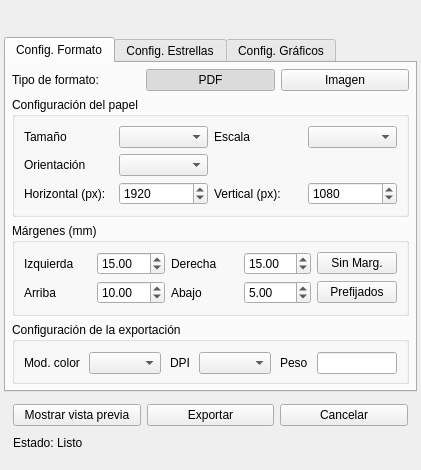
<?xml version="1.0" encoding="UTF-8"?>
<ui version="4.0">
 <class>SkyChartExporterDialog</class>
 <widget class="QWidget" name="SkyChartExporterDialog">
  <property name="geometry">
   <rect>
    <x>0</x>
    <y>0</y>
    <width>400</width>
    <height>470</height>
   </rect>
  </property>
  <property name="sizePolicy">
   <sizepolicy hsizetype="Preferred" vsizetype="Minimum">
    <horstretch>0</horstretch>
    <verstretch>0</verstretch>
   </sizepolicy>
  </property>
  <property name="windowTitle">
   <string>Sky Chart Exporter</string>
  </property>
  <layout class="QVBoxLayout" name="verticalLayoutMain">
   <property name="spacing">
    <number>3</number>
   </property>
   <property name="sizeConstraint">
    <enum>QLayout::SizeConstraint::SetMinimumSize</enum>
   </property>
   <property name="leftMargin">
    <number>4</number>
   </property>
   <property name="topMargin">
    <number>4</number>
   </property>
   <property name="rightMargin">
    <number>4</number>
   </property>
   <property name="bottomMargin">
    <number>4</number>
   </property>
   <item>
    <widget class="TitleBar" name="titleBar">
     <property name="maximumSize">
      <size>
       <width>16777215</width>
       <height>30</height>
      </size>
     </property>
     <property name="title" stdset="0">
      <string>Sky Chart Exporter</string>
     </property>
    </widget>
   </item>
   <item>
    <widget class="QTabWidget" name="Especfico">
     <property name="sizePolicy">
      <sizepolicy hsizetype="Expanding" vsizetype="Minimum">
       <horstretch>0</horstretch>
       <verstretch>0</verstretch>
      </sizepolicy>
     </property>
     <property name="tabShape">
      <enum>QTabWidget::TabShape::Rounded</enum>
     </property>
     <property name="currentIndex">
      <number>0</number>
     </property>
     <widget class="QWidget" name="Configuracionpapel">
      <attribute name="title">
       <string>Config. Formato</string>
      </attribute>
      <layout class="QVBoxLayout" name="verticalLayoutPaperTab">
       <property name="spacing">
        <number>6</number>
       </property>
       <property name="leftMargin">
        <number>6</number>
       </property>
       <property name="topMargin">
        <number>6</number>
       </property>
       <property name="rightMargin">
        <number>6</number>
       </property>
       <property name="bottomMargin">
        <number>6</number>
       </property>
       <item>
        <layout class="QHBoxLayout" name="horizontalLayoutFormatType">
         <item>
          <widget class="QLabel" name="label">
           <property name="text">
            <string>Tipo de formato:</string>
           </property>
          </widget>
         </item>
         <item>
          <widget class="QPushButton" name="buttonFormatPDF">
           <property name="text">
            <string>PDF</string>
           </property>
           <property name="checkable">
            <bool>true</bool>
           </property>
           <property name="checked">
            <bool>true</bool>
           </property>
          </widget>
         </item>
         <item>
          <widget class="QPushButton" name="buttonFormatImage">
           <property name="text">
            <string>Imagen</string>
           </property>
           <property name="checkable">
            <bool>true</bool>
           </property>
          </widget>
         </item>
        </layout>
       </item>
       <item>
        <widget class="QGroupBox" name="groupPaper">
         <property name="sizePolicy">
          <sizepolicy hsizetype="Preferred" vsizetype="Minimum">
           <horstretch>0</horstretch>
           <verstretch>0</verstretch>
          </sizepolicy>
         </property>
         <property name="title">
          <string>Configuración del papel</string>
         </property>
         <layout class="QGridLayout" name="gridLayoutPaper">
          <item row="0" column="0">
           <widget class="QLabel" name="labelPaperSize">
            <property name="text">
             <string>Tamaño</string>
            </property>
           </widget>
          </item>
          <item row="0" column="1">
           <widget class="QComboBox" name="comboPaperSize"/>
          </item>
          <item row="0" column="3">
           <widget class="QComboBox" name="comboScale"/>
          </item>
          <item row="0" column="2">
           <widget class="QLabel" name="labelColorMode">
            <property name="text">
             <string>Escala</string>
            </property>
           </widget>
          </item>
          <item row="1" column="0">
           <widget class="QLabel" name="labelOrientation">
            <property name="text">
             <string>Orientación</string>
            </property>
           </widget>
          </item>
          <item row="1" column="1">
           <widget class="QComboBox" name="comboOrientation"/>
          </item>
          <item row="2" column="0">
           <widget class="QLabel" name="labelCustomWidth">
            <property name="text">
             <string>Horizontal (px):</string>
            </property>
           </widget>
          </item>
          <item row="2" column="1">
           <widget class="QSpinBox" name="spinCustomWidth">
            <property name="maximum">
             <number>99999</number>
            </property>
            <property name="value">
             <number>1920</number>
            </property>
           </widget>
          </item>
          <item row="2" column="2">
           <widget class="QLabel" name="labelCustomHeight">
            <property name="text">
             <string>Vertical (px):</string>
            </property>
           </widget>
          </item>
          <item row="2" column="3">
           <widget class="QSpinBox" name="spinCustomHeight">
            <property name="maximum">
             <number>99999</number>
            </property>
            <property name="value">
             <number>1080</number>
            </property>
           </widget>
          </item>
         </layout>
        </widget>
       </item>
       <item>
        <widget class="QGroupBox" name="groupMargins">
         <property name="sizePolicy">
          <sizepolicy hsizetype="Preferred" vsizetype="Minimum">
           <horstretch>0</horstretch>
           <verstretch>0</verstretch>
          </sizepolicy>
         </property>
         <property name="title">
          <string>Márgenes (mm)</string>
         </property>
         <layout class="QGridLayout" name="gridLayoutMargins">
          <item row="1" column="6">
           <widget class="QPushButton" name="buttonDefaultMargins">
            <property name="text">
             <string>Prefijados</string>
            </property>
           </widget>
          </item>
          <item row="1" column="3">
           <widget class="QLabel" name="labelMarginBottom">
            <property name="text">
             <string>Abajo</string>
            </property>
           </widget>
          </item>
          <item row="0" column="6">
           <widget class="QPushButton" name="buttonNoMargins">
            <property name="text">
             <string>Sin Marg.</string>
            </property>
           </widget>
          </item>
          <item row="1" column="0">
           <widget class="QLabel" name="labelMarginTop">
            <property name="text">
             <string>Arriba</string>
            </property>
           </widget>
          </item>
          <item row="0" column="0">
           <widget class="QLabel" name="labelMarginLeft">
            <property name="text">
             <string>Izquierda</string>
            </property>
           </widget>
          </item>
          <item row="0" column="1">
           <widget class="QDoubleSpinBox" name="spinMarginLeft">
            <property name="maximum">
             <double>100.000000000000000</double>
            </property>
            <property name="value">
             <double>15.000000000000000</double>
            </property>
           </widget>
          </item>
          <item row="0" column="3">
           <widget class="QLabel" name="labelMarginRight">
            <property name="text">
             <string>Derecha</string>
            </property>
           </widget>
          </item>
          <item row="1" column="1">
           <widget class="QDoubleSpinBox" name="spinMarginTop">
            <property name="maximum">
             <double>100.000000000000000</double>
            </property>
            <property name="value">
             <double>10.000000000000000</double>
            </property>
           </widget>
          </item>
          <item row="0" column="4">
           <widget class="QDoubleSpinBox" name="spinMarginRight">
            <property name="maximum">
             <double>100.000000000000000</double>
            </property>
            <property name="value">
             <double>15.000000000000000</double>
            </property>
           </widget>
          </item>
          <item row="1" column="4">
           <widget class="QDoubleSpinBox" name="spinMarginBottom">
            <property name="maximum">
             <double>100.000000000000000</double>
            </property>
            <property name="value">
             <double>5.000000000000000</double>
            </property>
           </widget>
          </item>
         </layout>
        </widget>
       </item>
       <item>
        <widget class="QGroupBox" name="groupBox_2">
         <property name="sizePolicy">
          <sizepolicy hsizetype="Preferred" vsizetype="Minimum">
           <horstretch>0</horstretch>
           <verstretch>0</verstretch>
          </sizepolicy>
         </property>
         <property name="title">
          <string>Configuración de la exportación</string>
         </property>
         <layout class="QGridLayout" name="gridLayoutPrint">
          <property name="rightMargin">
           <number>9</number>
          </property>
          <property name="bottomMargin">
           <number>6</number>
          </property>
          <property name="horizontalSpacing">
           <number>9</number>
          </property>
          <property name="verticalSpacing">
           <number>6</number>
          </property>
          <item row="0" column="0">
           <widget class="QLabel" name="labelColorMod">
            <property name="text">
             <string>Mod. color</string>
            </property>
           </widget>
          </item>
          <item row="0" column="1">
           <widget class="QComboBox" name="comboPrintColor"/>
          </item>
          <item row="0" column="2">
           <widget class="QLabel" name="labelDpi">
            <property name="text">
             <string>DPI</string>
            </property>
           </widget>
          </item>
          <item row="0" column="3">
           <widget class="QComboBox" name="comboDpi"/>
          </item>
          <item row="0" column="4">
           <widget class="QLabel" name="label_2">
            <property name="text">
             <string>Peso</string>
            </property>
           </widget>
          </item>
          <item row="0" column="5">
           <widget class="QLineEdit" name="lineWeight">
            <property name="sizePolicy">
             <sizepolicy hsizetype="Minimum" vsizetype="Fixed">
              <horstretch>0</horstretch>
              <verstretch>0</verstretch>
             </sizepolicy>
            </property>
            <property name="maximumSize">
             <size>
              <width>80</width>
              <height>16777215</height>
             </size>
            </property>
            <property name="readOnly">
             <bool>true</bool>
            </property>
           </widget>
          </item>
         </layout>
        </widget>
       </item>
      </layout>
     </widget>
     <widget class="QWidget" name="ConfiguracionEstrellas">
      <attribute name="title">
       <string>Config. Estrellas</string>
      </attribute>
      <layout class="QVBoxLayout" name="verticalLayoutStarsTab">
       <property name="spacing">
        <number>6</number>
       </property>
       <property name="leftMargin">
        <number>6</number>
       </property>
       <property name="topMargin">
        <number>6</number>
       </property>
       <property name="rightMargin">
        <number>6</number>
       </property>
       <property name="bottomMargin">
        <number>6</number>
       </property>
       <item>
        <widget class="QGroupBox" name="groupStars">
         <property name="sizePolicy">
          <sizepolicy hsizetype="Preferred" vsizetype="Minimum">
           <horstretch>0</horstretch>
           <verstretch>0</verstretch>
          </sizepolicy>
         </property>
         <property name="title">
          <string>General</string>
         </property>
         <layout class="QGridLayout" name="gridLayoutStars">
          <item row="0" column="0">
           <widget class="QLabel" name="labelLimitingMag">
            <property name="text">
             <string>Magnitud</string>
            </property>
           </widget>
          </item>
          <item row="0" column="1">
           <widget class="QDoubleSpinBox" name="spinLimitingMagnitude">
            <property name="maximum">
             <double>15.000000000000000</double>
            </property>
            <property name="value">
             <double>6.500000000000000</double>
            </property>
           </widget>
          </item>
          <item row="0" column="2">
           <widget class="QLabel" name="labelStarLabelMag">
            <property name="text">
             <string>T. Etiquetas</string>
            </property>
           </widget>
          </item>
          <item row="1" column="0">
           <widget class="QLabel" name="labelStarLabelType">
            <property name="text">
             <string>T. letra</string>
            </property>
           </widget>
          </item>
          <item row="1" column="1">
           <widget class="QComboBox" name="comboStarLabelFont"/>
          </item>
          <item row="1" column="2" colspan="2">
           <layout class="QHBoxLayout" name="horizontalLayoutStarStyle">
            <item>
             <widget class="QToolButton" name="buttonStarLabelBold">
              <property name="text">
               <string>B</string>
              </property>
              <property name="checkable">
               <bool>true</bool>
              </property>
             </widget>
            </item>
            <item>
             <widget class="QToolButton" name="buttonStarLabelItalic">
              <property name="text">
               <string>I</string>
              </property>
              <property name="checkable">
               <bool>true</bool>
              </property>
             </widget>
            </item>
           </layout>
          </item>
          <item row="2" column="0">
           <widget class="QLabel" name="label_13">
            <property name="text">
             <string>Tamaño</string>
            </property>
           </widget>
          </item>
          <item row="2" column="1">
           <widget class="QComboBox" name="comboStarLabelSize"/>
          </item>
          <item row="0" column="3">
           <widget class="QComboBox" name="comboStarLabelMagnitude"/>
          </item>
         </layout>
        </widget>
       </item>
       <item>
        <widget class="QGroupBox" name="groupBox">
         <property name="sizePolicy">
          <sizepolicy hsizetype="Preferred" vsizetype="Minimum">
           <horstretch>0</horstretch>
           <verstretch>0</verstretch>
          </sizepolicy>
         </property>
         <property name="title">
          <string>Específico</string>
         </property>
         <layout class="QGridLayout" name="gridLayoutTarget">
          <item row="8" column="0">
           <widget class="QLabel" name="labelTargetSize">
            <property name="text">
             <string>Tamaño</string>
            </property>
           </widget>
          </item>
          <item row="1" column="1" rowspan="3" colspan="2">
           <widget class="QListWidget" name="listWidgetSpecificTargets"/>
          </item>
          <item row="8" column="1">
           <widget class="QComboBox" name="comboTargetSize"/>
          </item>
          <item row="1" column="0">
           <widget class="QLabel" name="labelTargetAstro">
            <property name="text">
             <string>Astro</string>
            </property>
           </widget>
          </item>
          <item row="3" column="4">
           <widget class="QPushButton" name="buttonClearSpecificTargets">
            <property name="text">
             <string>Limpiar</string>
            </property>
           </widget>
          </item>
          <item row="2" column="4">
           <widget class="QPushButton" name="buttonRemoveSpecificTarget">
            <property name="text">
             <string>Eliminar</string>
            </property>
           </widget>
          </item>
          <item row="1" column="4">
           <widget class="QPushButton" name="buttonAddSpecificTarget">
            <property name="text">
             <string>Agregar</string>
            </property>
           </widget>
          </item>
          <item row="8" column="2">
           <widget class="QPushButton" name="buttonTargetBold">
            <property name="text">
             <string>B</string>
            </property>
            <property name="checkable">
             <bool>true</bool>
            </property>
           </widget>
          </item>
          <item row="8" column="4">
           <widget class="QPushButton" name="buttonTargetItalic">
            <property name="text">
             <string>I</string>
            </property>
            <property name="checkable">
             <bool>true</bool>
            </property>
           </widget>
          </item>
          <item row="4" column="4">
           <widget class="QComboBox" name="comboTargetFont"/>
          </item>
          <item row="4" column="2">
           <widget class="QLabel" name="labelTargetFont">
            <property name="text">
             <string>T. Letra</string>
            </property>
           </widget>
          </item>
          <item row="4" column="0">
           <widget class="QLabel" name="labelTargetLabelMag">
            <property name="text">
             <string>T. etiquetas</string>
            </property>
           </widget>
          </item>
          <item row="4" column="1">
           <widget class="QComboBox" name="comboTargetLabelMagnitude"/>
          </item>
         </layout>
        </widget>
       </item>
      </layout>
     </widget>
     <widget class="QWidget" name="tab">
      <attribute name="title">
       <string>Config. Gráficos</string>
      </attribute>
      <layout class="QVBoxLayout" name="verticalLayoutGraphicsTab">
       <property name="spacing">
        <number>6</number>
       </property>
       <property name="leftMargin">
        <number>6</number>
       </property>
       <property name="topMargin">
        <number>6</number>
       </property>
       <property name="rightMargin">
        <number>6</number>
       </property>
       <property name="bottomMargin">
        <number>6</number>
       </property>
       <item>
        <widget class="QGroupBox" name="groupInfo">
         <property name="sizePolicy">
          <sizepolicy hsizetype="Preferred" vsizetype="Minimum">
           <horstretch>0</horstretch>
           <verstretch>0</verstretch>
          </sizepolicy>
         </property>
         <property name="title">
          <string>Información del plano</string>
         </property>
         <layout class="QGridLayout" name="gridLayoutInfo">
          <item row="0" column="0">
           <widget class="QLabel" name="labelTitle">
            <property name="text">
             <string>Título</string>
            </property>
           </widget>
          </item>
          <item row="0" column="1" colspan="3">
           <widget class="QLineEdit" name="editTitle"/>
          </item>
          <item row="1" column="0">
           <widget class="QLabel" name="label_8">
            <property name="text">
             <string>T. Letra</string>
            </property>
           </widget>
          </item>
          <item row="1" column="1">
           <widget class="QComboBox" name="comboTitleFont"/>
          </item>
          <item row="1" column="2">
           <widget class="QLabel" name="label_10">
            <property name="text">
             <string>Tamaño</string>
            </property>
           </widget>
          </item>
          <item row="1" column="3">
           <widget class="QComboBox" name="comboTitleSize"/>
          </item>
          <item row="1" column="4">
           <widget class="QToolButton" name="buttonTitleItalic">
            <property name="text">
             <string>I</string>
            </property>
            <property name="checkable">
             <bool>true</bool>
            </property>
           </widget>
          </item>
          <item row="1" column="5">
           <widget class="QToolButton" name="buttonTitleBold">
            <property name="text">
             <string>B</string>
            </property>
            <property name="checkable">
             <bool>true</bool>
            </property>
           </widget>
          </item>
          <item row="2" column="0">
           <widget class="QLabel" name="labelSubtitle">
            <property name="text">
             <string>Subtítulo</string>
            </property>
           </widget>
          </item>
          <item row="2" column="1" colspan="3">
           <widget class="QLineEdit" name="editSubtitle"/>
          </item>
          <item row="3" column="0">
           <widget class="QLabel" name="label_9">
            <property name="text">
             <string>T. Letra</string>
            </property>
           </widget>
          </item>
          <item row="3" column="1">
           <widget class="QComboBox" name="comboSubtitleFont"/>
          </item>
          <item row="3" column="2">
           <widget class="QLabel" name="label_11">
            <property name="text">
             <string>Tamaño</string>
            </property>
           </widget>
          </item>
          <item row="3" column="3">
           <widget class="QComboBox" name="comboSubtitleSize"/>
          </item>
          <item row="3" column="4">
           <widget class="QToolButton" name="buttonSubtitleItalic">
            <property name="text">
             <string>I</string>
            </property>
            <property name="checkable">
             <bool>true</bool>
            </property>
           </widget>
          </item>
          <item row="3" column="5">
           <widget class="QToolButton" name="buttonSubtitleBold">
            <property name="text">
             <string>B</string>
            </property>
            <property name="checkable">
             <bool>true</bool>
            </property>
           </widget>
          </item>
         </layout>
        </widget>
       </item>
       <item>
        <widget class="QGroupBox" name="groupGraphics">
         <property name="sizePolicy">
          <sizepolicy hsizetype="Preferred" vsizetype="Minimum">
           <horstretch>0</horstretch>
           <verstretch>0</verstretch>
          </sizepolicy>
         </property>
         <property name="title">
          <string>Elementos gráficos</string>
         </property>
         <layout class="QGridLayout" name="gridLayoutGraphics">
          <item row="0" column="0">
           <widget class="QCheckBox" name="checkMagnitudeLegend">
            <property name="sizePolicy">
             <sizepolicy hsizetype="Minimum" vsizetype="Fixed">
              <horstretch>0</horstretch>
              <verstretch>0</verstretch>
             </sizepolicy>
            </property>
            <property name="text">
             <string>Leyenda de magnitudes</string>
            </property>
           </widget>
          </item>
          <item row="0" column="1">
           <widget class="QCheckBox" name="checkSpectralLegend">
            <property name="sizePolicy">
             <sizepolicy hsizetype="Minimum" vsizetype="Fixed">
              <horstretch>0</horstretch>
              <verstretch>0</verstretch>
             </sizepolicy>
            </property>
            <property name="text">
             <string>Leyenda espectral</string>
            </property>
           </widget>
          </item>
          <item row="1" column="0">
           <widget class="QCheckBox" name="checkShowHorizon">
            <property name="text">
             <string>Mostrar Horizonte</string>
            </property>
           </widget>
          </item>
          <item row="1" column="1">
           <widget class="QCheckBox" name="checkNorthArrow">
            <property name="text">
             <string>Flecha Norte</string>
            </property>
           </widget>
          </item>
          <item row="2" column="0">
           <widget class="QCheckBox" name="checkShowMilkyWay">
            <property name="text">
             <string>Vía Láctea</string>
            </property>
           </widget>
          </item>
          <item row="3" column="0">
           <widget class="QCheckBox" name="checkShowAstroLegend">
            <property name="text">
             <string>Leyenda de Astros</string>
            </property>
            <property name="checked">
             <bool>true</bool>
            </property>
           </widget>
          </item>
          <item row="2" column="1">
           <layout class="QHBoxLayout" name="horizontalLayoutMilkyWaySlider">
            <item>
             <widget class="QLabel" name="labelMilkyWayAlpha">
              <property name="text">
               <string>Transparencia:</string>
              </property>
             </widget>
            </item>
            <item>
             <widget class="QSlider" name="sliderMilkyWayAlpha">
              <property name="orientation">
               <enum>Qt::Orientation::Horizontal</enum>
              </property>
              <property name="minimum">
               <number>0</number>
              </property>
              <property name="maximum">
               <number>255</number>
              </property>
              <property name="value">
               <number>150</number>
              </property>
             </widget>
            </item>
           </layout>
          </item>
         </layout>
        </widget>
       </item>
      </layout>
     </widget>
    </widget>
   </item>
   <item>
    <widget class="QFrame" name="Content">
     <property name="sizePolicy">
      <sizepolicy hsizetype="Preferred" vsizetype="Minimum">
       <horstretch>0</horstretch>
       <verstretch>0</verstretch>
      </sizepolicy>
     </property>
     <layout class="QVBoxLayout" name="verticalLayoutContent">
      <property name="bottomMargin">
       <number>6</number>
      </property>
      <item>
       <layout class="QGridLayout" name="gridLayoutButtons">
        <property name="verticalSpacing">
         <number>0</number>
        </property>
        <item row="1" column="0" colspan="3">
         <widget class="QLabel" name="labelStatus">
          <property name="sizePolicy">
           <sizepolicy hsizetype="Preferred" vsizetype="Minimum">
            <horstretch>0</horstretch>
            <verstretch>0</verstretch>
           </sizepolicy>
          </property>
          <property name="text">
           <string>Estado: Listo</string>
          </property>
         </widget>
        </item>
        <item row="0" column="2">
         <widget class="QPushButton" name="buttonCancel">
          <property name="text">
           <string>Cancelar</string>
          </property>
         </widget>
        </item>
        <item row="0" column="1">
         <widget class="QPushButton" name="buttonExport">
          <property name="text">
           <string>Exportar</string>
          </property>
         </widget>
        </item>
        <item row="0" column="0">
         <widget class="QPushButton" name="buttonPreview">
          <property name="text">
           <string>Mostrar vista previa</string>
          </property>
         </widget>
        </item>
       </layout>
      </item>
     </layout>
    </widget>
   </item>
  </layout>
 </widget>
 <customwidgets>
  <customwidget>
   <class>TitleBar</class>
   <extends>QFrame</extends>
   <header location="global">Dialog.hpp</header>
   <container>1</container>
  </customwidget>
 </customwidgets>
 <resources/>
 <connections/>
</ui>
